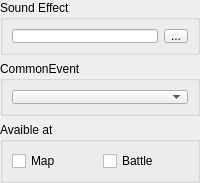
                  <widget class="QWidget" name="pageSkillCommonEvent">
                   <property name="minimumSize">
                    <size>
                     <width>0</width>
                     <height>0</height>
                    </size>
                   </property>
                   <property name="maximumSize">
                    <size>
                     <width>16777215</width>
                     <height>169</height>
                    </size>
                   </property>
                   <layout class="QGridLayout" name="gridLayout_82">
                    <property name="margin">
                     <number>0</number>
                    </property>
                    <item row="0" column="0">
                     <widget class="QGroupBox" name="groupSkillCommonEventSoundEffect">
                      <property name="maximumSize">
                       <size>
                        <width>16777215</width>
                        <height>55</height>
                       </size>
                      </property>
                      <property name="title">
                       <string>Sound Effect</string>
                      </property>
                      <layout class="QGridLayout" name="gridLayout_80">
                       <item row="0" column="0">
                        <widget class="QLineEdit" name="lineSkillCommonEventSoundEffect">
                         <property name="readOnly">
                          <bool>true</bool>
                         </property>
                        </widget>
                       </item>
                       <item row="0" column="1">
                        <widget class="QToolButton" name="toolSkillCommonEventSelectSound">
                         <property name="text">
                          <string>...</string>
                         </property>
                        </widget>
                       </item>
                      </layout>
                     </widget>
                    </item>
                    <item row="2" column="0">
                     <widget class="QGroupBox" name="groupSkillSelectCommonEvent">
                      <property name="maximumSize">
                       <size>
                        <width>16777215</width>
                        <height>55</height>
                       </size>
                      </property>
                      <property name="title">
                       <string>CommonEvent</string>
                      </property>
                      <layout class="QGridLayout" name="gridLayout_81">
                       <item row="0" column="0">
                        <widget class="QComboBox" name="comboSkillCommonEvent"/>
                       </item>
                      </layout>
                     </widget>
                    </item>
                    <item row="3" column="0">
                     <widget class="QGroupBox" name="groupSkillCommonEventAt">
                      <property name="title">
                       <string>Avaible at</string>
                      </property>
                      <layout class="QGridLayout" name="gridLayout_83">
                       <item row="0" column="0">
                        <widget class="QCheckBox" name="checkSkillCommonEventAtMap">
                         <property name="text">
                          <string>Map</string>
                         </property>
                        </widget>
                       </item>
                       <item row="0" column="1">
                        <widget class="QCheckBox" name="checkSkillCommonEventAtBattle">
                         <property name="text">
                          <string>Battle</string>
                         </property>
                        </widget>
                       </item>
                      </layout>
                     </widget>
                    </item>
                   </layout>
                  </widget>
